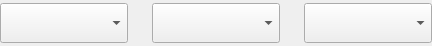
<?xml version="1.0" encoding="UTF-8"?>
<ui version="4.0">
 <class>KiranDateSettingWidget</class>
 <widget class="QWidget" name="KiranDateSettingWidget">
  <property name="geometry">
   <rect>
    <x>0</x>
    <y>0</y>
    <width>395</width>
    <height>46</height>
   </rect>
  </property>
  <property name="windowTitle">
   <string>Form</string>
  </property>
  <layout class="QHBoxLayout" name="horizontalLayout">
   <property name="spacing">
    <number>24</number>
   </property>
   <property name="leftMargin">
    <number>0</number>
   </property>
   <property name="topMargin">
    <number>0</number>
   </property>
   <property name="rightMargin">
    <number>0</number>
   </property>
   <property name="bottomMargin">
    <number>0</number>
   </property>
   <item>
    <widget class="QComboBox" name="combo_year">
     <property name="sizePolicy">
      <sizepolicy hsizetype="Fixed" vsizetype="Fixed">
       <horstretch>0</horstretch>
       <verstretch>0</verstretch>
      </sizepolicy>
     </property>
     <property name="minimumSize">
      <size>
       <width>128</width>
       <height>40</height>
      </size>
     </property>
     <property name="maximumSize">
      <size>
       <width>128</width>
       <height>40</height>
      </size>
     </property>
    </widget>
   </item>
   <item>
    <widget class="QComboBox" name="combo_month">
     <property name="sizePolicy">
      <sizepolicy hsizetype="Fixed" vsizetype="Fixed">
       <horstretch>0</horstretch>
       <verstretch>0</verstretch>
      </sizepolicy>
     </property>
     <property name="minimumSize">
      <size>
       <width>128</width>
       <height>40</height>
      </size>
     </property>
     <property name="maximumSize">
      <size>
       <width>128</width>
       <height>40</height>
      </size>
     </property>
    </widget>
   </item>
   <item>
    <widget class="QComboBox" name="combo_day">
     <property name="sizePolicy">
      <sizepolicy hsizetype="Fixed" vsizetype="Fixed">
       <horstretch>0</horstretch>
       <verstretch>0</verstretch>
      </sizepolicy>
     </property>
     <property name="minimumSize">
      <size>
       <width>128</width>
       <height>40</height>
      </size>
     </property>
     <property name="maximumSize">
      <size>
       <width>128</width>
       <height>40</height>
      </size>
     </property>
    </widget>
   </item>
   <item>
    <spacer name="horizontalSpacer">
     <property name="orientation">
      <enum>Qt::Horizontal</enum>
     </property>
     <property name="sizeHint" stdset="0">
      <size>
       <width>40</width>
       <height>20</height>
      </size>
     </property>
    </spacer>
   </item>
  </layout>
 </widget>
 <resources/>
 <connections/>
</ui>
